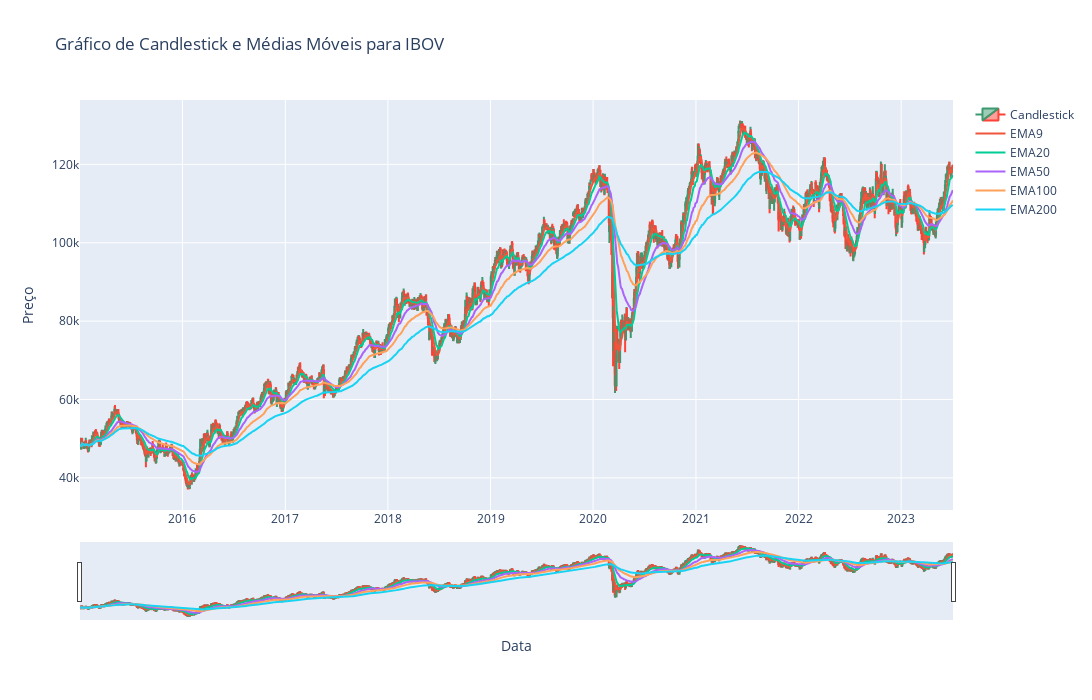

Source (notebook cell):
### Code cell
import pandas as pd
import pandas_datareader as pdr
import datetime
import plotly.graph_objects as go

# Define o código de ticker da ação
ticker = "^BVSP"

# Obtém os dados históricos da ação
df = data.DataReader(ticker, start='2015-01-01')

# Calcula as EMAs de 9 e 20 períodos
df['EMA9'] = df['Close'].ewm(span=9).mean()
df['EMA20'] = df['Close'].ewm(span=20).mean()
df['EMA50'] = df['Close'].ewm(span=50).mean()
df['EMA100'] = df['Close'].ewm(span=100).mean()
df['EMA200'] = df['Close'].ewm(span=200).mean()

# Cria um gráfico de candlestick usando o Plotly
fig = go.Figure(data=[go.Candlestick(x=df.index,
                open=df['Open'],
                high=df['High'],
                low=df['Low'],
                close=df['Close'],
                name='Candlestick')])

# Adiciona as médias móveis ao gráfico
fig.add_trace(go.Scatter(x=df.index, y=df['EMA9'], mode='lines', name='EMA9'))
fig.add_trace(go.Scatter(x=df.index, y=df['EMA20'], mode='lines', name='EMA20'))
fig.add_trace(go.Scatter(x=df.index, y=df['EMA50'], mode='lines', name='EMA50'))
fig.add_trace(go.Scatter(x=df.index, y=df['EMA100'], mode='lines', name='EMA100'))
fig.add_trace(go.Scatter(x=df.index, y=df['EMA200'], mode='lines', name='EMA200'))

if ticker=="^BVSP":
    ticker='IBOV'
# Configura o layout do gráfico
fig.update_layout(
    width=1500,
    height=700,
    title=f"Gráfico de Candlestick e Médias Móveis para {ticker}",
    xaxis_title="Data",
    yaxis_title="Preço",
    showlegend=True
)

# Exibe o gráfico
fig.show()

### Figure 1 — Plotly figure (JSON) as saved in the notebook; plotly's stock layout.template omitted (floating-point values rounded to 4 significant figures; data arrays with more than 128 entries replaced by an {"elided": "..."} marker saying what was removed)
{"data": [{"close": {"elided": "2106 int values"}, "high": {"elided": "2106 int values"}, "low": {"elided": "2106 int values"}, "name": "Candlestick", "open": {"elided": "2106 int values"}, "type": "candlestick", "x": {"elided": "2106 str values"}}, {"mode": "lines", "name": "EMA9", "type": "scatter", "x": {"elided": "2106 str values"}, "y": {"elided": "2106 float values"}}, {"mode": "lines", "name": "EMA20", "type": "scatter", "x": {"elided": "2106 str values"}, "y": {"elided": "2106 float values"}}, {"mode": "lines", "name": "EMA50", "type": "scatter", "x": {"elided": "2106 str values"}, "y": {"elided": "2106 float values"}}, {"mode": "lines", "name": "EMA100", "type": "scatter", "x": {"elided": "2106 str values"}, "y": {"elided": "2106 float values"}}, {"mode": "lines", "name": "EMA200", "type": "scatter", "x": {"elided": "2106 str values"}, "y": {"elided": "2106 float values"}}], "layout": {"height": 700, "showlegend": true, "title": {"text": "Gráfico de Candlestick e Médias Móveis para IBOV"}, "width": 1500, "xaxis": {"title": {"text": "Data"}}, "yaxis": {"title": {"text": "Preço"}}}}
